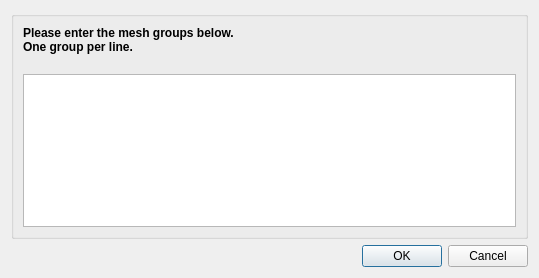
<?xml version="1.0" encoding="UTF-8"?>
<ui version="4.0">
 <class>MehGroupConfigureDialog</class>
 <widget class="QDialog" name="MehGroupConfigureDialog">
  <property name="geometry">
   <rect>
    <x>0</x>
    <y>0</y>
    <width>539</width>
    <height>278</height>
   </rect>
  </property>
  <property name="windowTitle">
   <string>Group Editor</string>
  </property>
  <layout class="QGridLayout" name="gridLayout">
   <item row="2" column="0">
    <widget class="QDialogButtonBox" name="buttonBox">
     <property name="orientation">
      <enum>Qt::Horizontal</enum>
     </property>
     <property name="standardButtons">
      <set>QDialogButtonBox::Cancel|QDialogButtonBox::Ok</set>
     </property>
    </widget>
   </item>
   <item row="1" column="0">
    <widget class="QGroupBox" name="configGroupBox">
     <property name="title">
      <string/>
     </property>
     <layout class="QFormLayout" name="formLayout">
      <property name="fieldGrowthPolicy">
       <enum>QFormLayout::AllNonFixedFieldsGrow</enum>
      </property>
      <item row="0" column="0">
       <widget class="QLabel" name="label">
        <property name="font">
         <font>
          <weight>75</weight>
          <bold>true</bold>
         </font>
        </property>
        <property name="text">
         <string>Please enter the mesh groups below.
One group per line.
</string>
        </property>
       </widget>
      </item>
      <item row="2" column="0" colspan="2">
       <widget class="QPlainTextEdit" name="plainTextEdit">
        <property name="plainText">
         <string/>
        </property>
       </widget>
      </item>
     </layout>
    </widget>
   </item>
  </layout>
 </widget>
 <resources/>
 <connections>
  <connection>
   <sender>buttonBox</sender>
   <signal>accepted()</signal>
   <receiver>MehGroupConfigureDialog</receiver>
   <slot>accept()</slot>
   <hints>
    <hint type="sourcelabel">
     <x>248</x>
     <y>254</y>
    </hint>
    <hint type="destinationlabel">
     <x>157</x>
     <y>274</y>
    </hint>
   </hints>
  </connection>
  <connection>
   <sender>buttonBox</sender>
   <signal>rejected()</signal>
   <receiver>MehGroupConfigureDialog</receiver>
   <slot>reject()</slot>
   <hints>
    <hint type="sourcelabel">
     <x>316</x>
     <y>260</y>
    </hint>
    <hint type="destinationlabel">
     <x>286</x>
     <y>274</y>
    </hint>
   </hints>
  </connection>
 </connections>
</ui>
